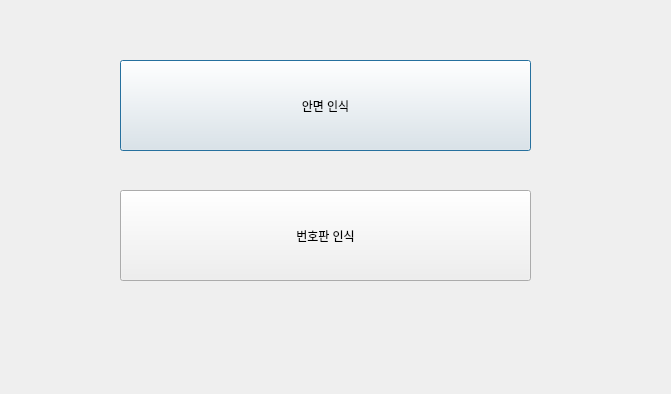
<?xml version="1.0" encoding="UTF-8"?>
<ui version="4.0">
 <class>Dialog</class>
 <widget class="QDialog" name="Dialog">
  <property name="geometry">
   <rect>
    <x>0</x>
    <y>0</y>
    <width>671</width>
    <height>394</height>
   </rect>
  </property>
  <property name="windowTitle">
   <string>Dialog</string>
  </property>
  <widget class="QPushButton" name="facebtn">
   <property name="geometry">
    <rect>
     <x>120</x>
     <y>60</y>
     <width>411</width>
     <height>91</height>
    </rect>
   </property>
   <property name="text">
    <string>안면 인식</string>
   </property>
  </widget>
  <widget class="QPushButton" name="carbtn">
   <property name="geometry">
    <rect>
     <x>120</x>
     <y>190</y>
     <width>411</width>
     <height>91</height>
    </rect>
   </property>
   <property name="text">
    <string>번호판 인식</string>
   </property>
  </widget>
 </widget>
 <resources/>
 <connections/>
</ui>
